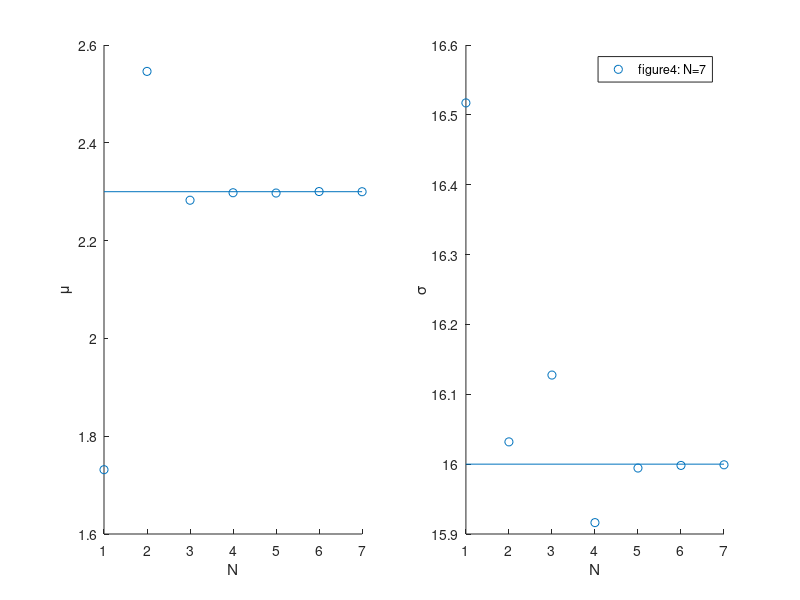

This chart was generated by the following MATLAB code:
clear
clc

max_size = 7;

mu = 2.3;
sigma = 4;

m = zeros(1,max_size);
v = zeros(1,max_size);

for i = 1: max_size
    data=normrnd(mu, sigma, [100* 10^(i -1) 1]);
    m(i) = mean(data);
    v(i) = var(data);
    
end

figure;

subplot(1,2,1);
scatter(1:max_size, m); hold on;
plot([1, max_size], [mu,mu]);
xlabel('N');
ylabel('\mu');

subplot(1,2,2);
scatter(1:max_size, v); hold on;
plot([1, max_size], [sigma^2, sigma^2]);
xlabel('N');
ylabel('\sigma');
legend('figure4: N=7');